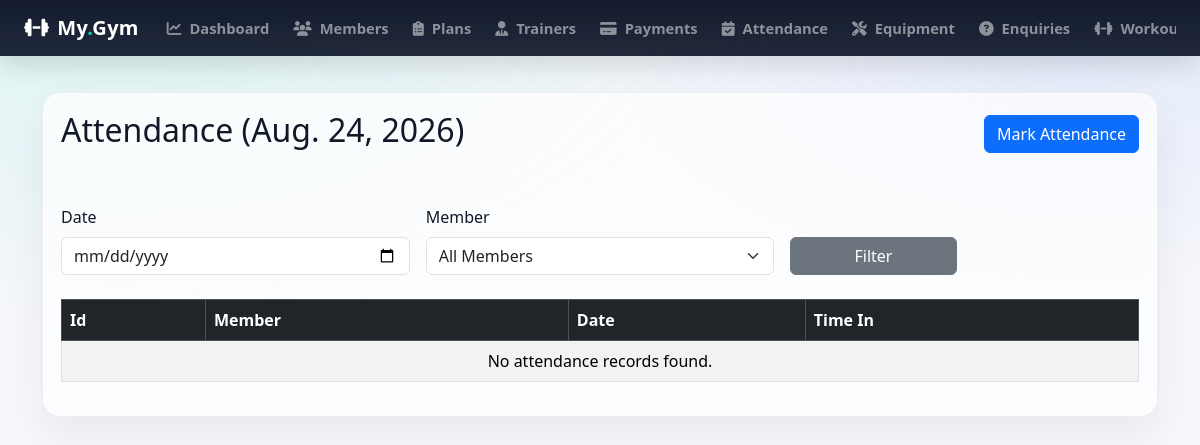
/admin_attendance/ (signed in), run on an earlier commit of the app's database.
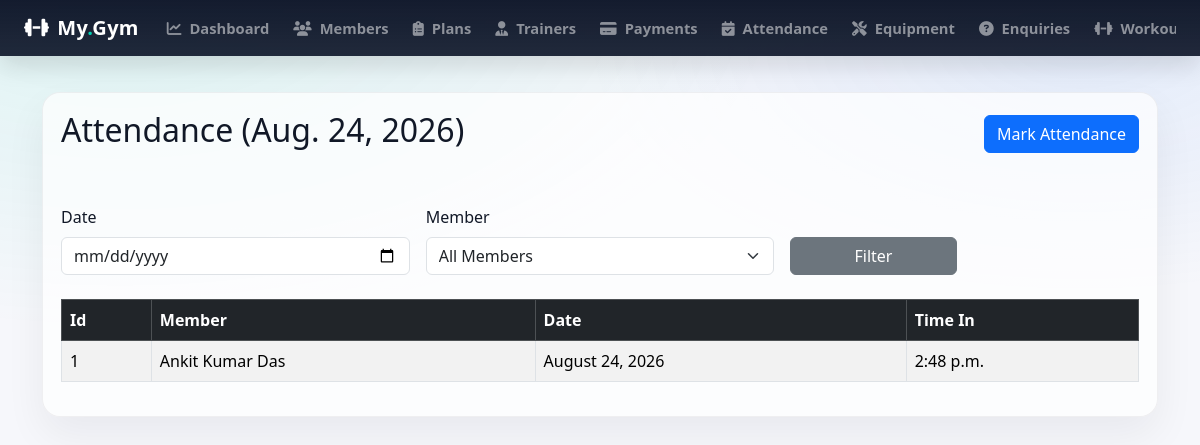
And on a later commit of the database.
### gymapp/models.py (models this page shows, shortened)
class Attendance(models.Model):
    member = models.ForeignKey(
        MemberProfile,
        on_delete=models.CASCADE,
        related_name='attendances'
    )
    date = models.DateField(default=timezone.now)
    time_in = models.TimeField(null=True, blank=True) # time when member checked in
    class Meta:
        unique_together = ('member', 'date') # ensure one attendance record per member per day

class MemberProfile(models.Model):
    GENDER_CHOICES = (
        ('MALE', 'Male'),
        ('FEMALE', 'Female'),
        ('OTHER', 'Other'),
    )
    user = models.OneToOneField(settings.AUTH_USER_MODEL, on_delete=models.CASCADE, related_name='member_profile')
    full_name = models.CharField(max_length=100)
    mobile = models.CharField(max_length=15)
    age = models.PositiveIntegerField(null=True, blank=True)
    gender = models.CharField(max_length=10, choices=GENDER_CHOICES, null=True, blank=True)
    address = models.TextField(blank=True)
    join_date = models.DateField(default=timezone.now)
    plan = models.ForeignKey(MembershipPlan,
                             on_delete=models.SET_NULL, # If plan is deleted, set to null
                             null=True, blank=True,
                             related_name='members'
                             )
    trainer = models.ForeignKey(Trainer,
                                on_delete=models.SET_NULL, # If trainer is deleted, set to null
                                null=True, blank=True,
                                related_name='members' # access members via trainer.members
                                )
    membership_start = models.DateField(null=True, blank=True)
    membership_end = models.DateField(null=True, blank=True)

### gymapp/views.py (the view)
    def wrapper(request, *args, **kwargs):
        if not request.user.is_authenticated or getattr(request.user, 'role', None) != 'ADMIN':
            messages.error(request, 'You must be logged in as an admin to access this page.')
            return redirect('admin_login')  # Redirect to the admin login page
        return view_func(request, *args, **kwargs)

### gymapp/views.py (called while the page is built)
def admin_required(view_func):
    def wrapper(request, *args, **kwargs):
        if not request.user.is_authenticated or getattr(request.user, 'role', None) != 'ADMIN':
            messages.error(request, 'You must be logged in as an admin to access this page.')
            return redirect('admin_login')  # Redirect to the admin login page
        return view_func(request, *args, **kwargs)
    return wrapper

### gymapp/templates/admin_attendance_list.html (shortened to what this page needs)
{% extends 'base.html' %}
{% block content %}
<div class="d-flex justify-content-between align-items-center mb-5">
    <h2>
        Attendance{% if selected_date %} ({{ selected_date }}){% endif %}
    </h2>
    <a href="{% url 'admin_attendance_add' %}" class="btn btn-primary">
        Mark Attendance
    </a>
</div>
<form method="get" class="row g-3 mb-4">
    <div class="col-md-4">
        <label for="date" class="form-label">Date</label>
        <input
            type="date"
            name="date"
            id="date"
            class="form-control"
            value="{{ selected_date }}"
        >
    </div>
    <div class="col-md-4">
        <label for="member_id" class="form-label">Member</label>
        <select name="member_id" id="member_id" class="form-select">
            <option value="">All Members</option>
        </select>
    </div>
    <div class="col-md-2 d-flex align-items-end">
        <button type="submit" class="btn btn-secondary w-100">
            Filter
        </button>
    </div>
</form>
<table class="table table-bordered table-striped">
    <thead class="table-dark">
        <tr>
            <th>Id</th>
            <th>Member</th>
            <th>Date</th>
            <th>Time In</th>
        </tr>
    </thead>
    <tbody>
        {% for attendance in attendances %}
            <tr>
                <td>{{ forloop.counter }}</td>
                <td>
                    {{ attendance.member.full_name }}
                </td>
                <td>
                    {{ attendance.date|date:"F d, Y" }}
                </td>
                <td>
                    {% if attendance.time_in %}
                        {{ attendance.time_in|time:"g:i a" }}
                    {% else %}
                        -
                    {% endif %}
                </td>
            </tr>
        {% empty %}
            <tr>
                <td colspan="4" class="text-center">
                    No attendance records found.
                </td>
            </tr>
        {% endfor %}
    </tbody>
</table>
{% endblock %}

What changed in the data, as far as the page shows it:
added Attendance: member.full_name "Ankit Kumar Das", date "August 24, 2026", time_in "2:48 p.m."
Also different on the page:
text no longer shown: "No attendance records found."
